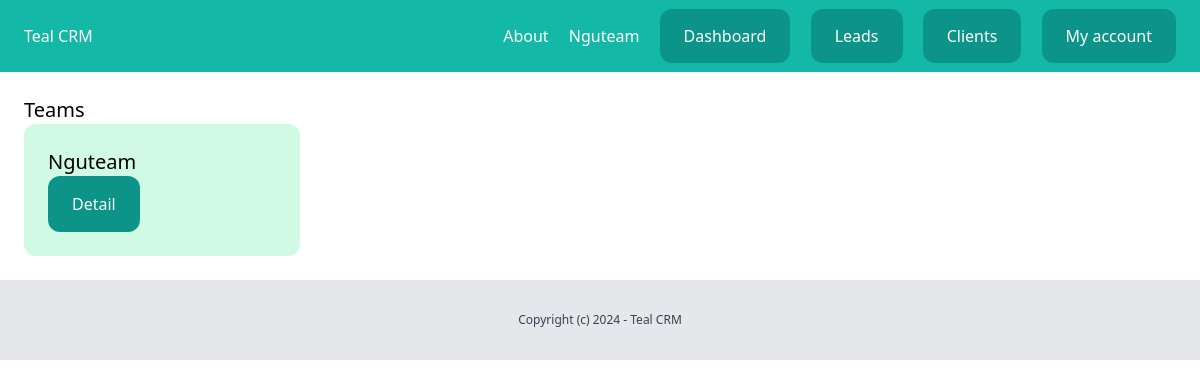
Before: /dashboard/teams/ (signed in) with the older database file.
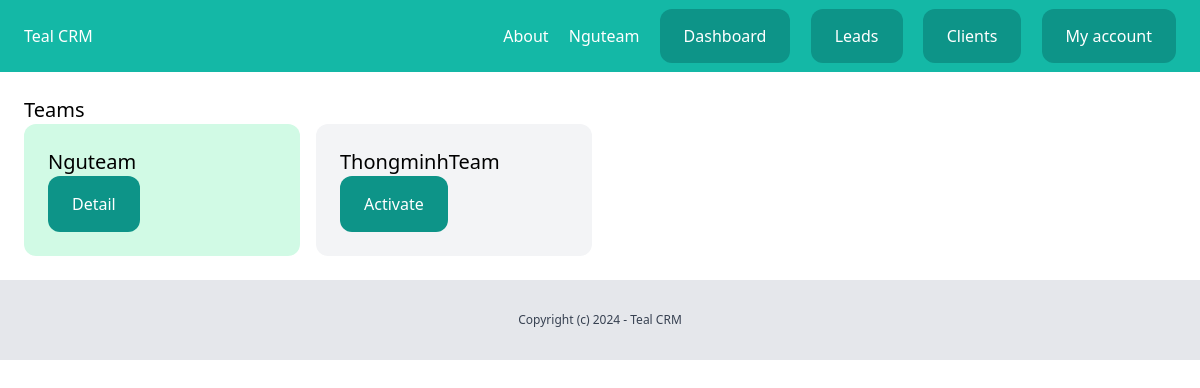
After: the same page with the newer database file.
### team/models.py (models this page shows, shortened)
class Team(models.Model):
    plan = models.ForeignKey(Plan, related_name='teams', blank=True, null=True, on_delete=models.CASCADE)
    name = models.CharField(max_length=100)
    members = models.ManyToManyField(User, related_name='teams')
    created_by = models.ForeignKey(User, related_name='created_teams', on_delete=models.CASCADE)
    created_at = models.DateTimeField(auto_now_add=True)

### team/views.py (the view)
# urls.py: path('', views.team_list, name='list'),
@login_required
def team_list(request):
    teams = Team.objects.filter(members__in=[request.user])
    return render(request, 'team/teams_list.html', {'teams': teams})

### team/context_processors.py (called while the page is built)
def active_team(request):
    if request.user.is_authenticated:
        if request.user.userprofile.active_team:
            active_team = request.user.userprofile.active_team
        else:
            active_team = Team.objects.filter(created_by=request.user)[0]
    else:
        active_team = None
    return {'active_team': active_team}

### team/templates/team/teams_list.html (shortened to what this page needs)
{% extends "core/base.html" %}
{% block content %}
<div class="py-6 px-6">
    <h1 class="text-xl">Teams</h1>
    <div class="grid grid-cols-4 gap-4">
        {% for team in teams %}
            <div class="{% if team == active_team %}bg-emerald-100{% else %}bg-gray-100{% endif %} rounded-xl p-6">
                <h2 class="text-xl">{{ team.name }}</h2>
                {% if team == active_team %}
                    <a href="{% url 'team:detail' team.id %}" class="inline-block py-4 px-6 bg-teal-600 rounded-xl text-white">Detail</a>
                {% else %}
                    <a href="{% url 'team:activate' team.id %}" class="inline-block py-4 px-6 bg-teal-600 rounded-xl text-white">Activate</a>
                {% endif %}
            </div>
        {% endfor %}
    </div>
</div>
{% endblock content %}

### core/templates/core/partials/nav.html
<nav class="py-6 px-6 flex justify-between bg-teal-500">
    <a href="/" class="text-white">Teal CRM</a>
    <div class="space-x-4">
        <a href="{% url 'about' %}" class="text-white">About</a>
        {% if request.user.is_authenticated %}
            <a href="{% url 'team:detail' active_team.id %}" class="text-white">{{ active_team.name }}</a>
            <a href="{% url 'dashboard:dashboard' %}" class="py-4 px-6 bg-teal-600 rounded-xl text-white">Dashboard</a>
            <a href="{% url 'leads:list' %}" class="py-4 px-6 bg-teal-600 rounded-xl text-white">Leads</a>
            <a href="{% url 'clients:list' %}" class="py-4 px-6 bg-teal-600 rounded-xl text-white">Clients</a>
            <a href="{% url 'userprofile:myaccount' %}" class="py-4 px-6 bg-teal-600 rounded-xl text-white">My account</a>
        {% else %}
            <a href="{% url 'login' %}" class="py-4 px-6 bg-teal-600 rounded-xl text-white">Log in</a>
            <a href="{% url 'userprofile:signup' %}" class="py-4 px-6 bg-teal-300 rounded-xl text-white">Sign up</a>
        {% endif %}
    </div>
</nav>

Changed rows visible on the page:
added Team: name "ThongminhTeam", shows "Activate"
